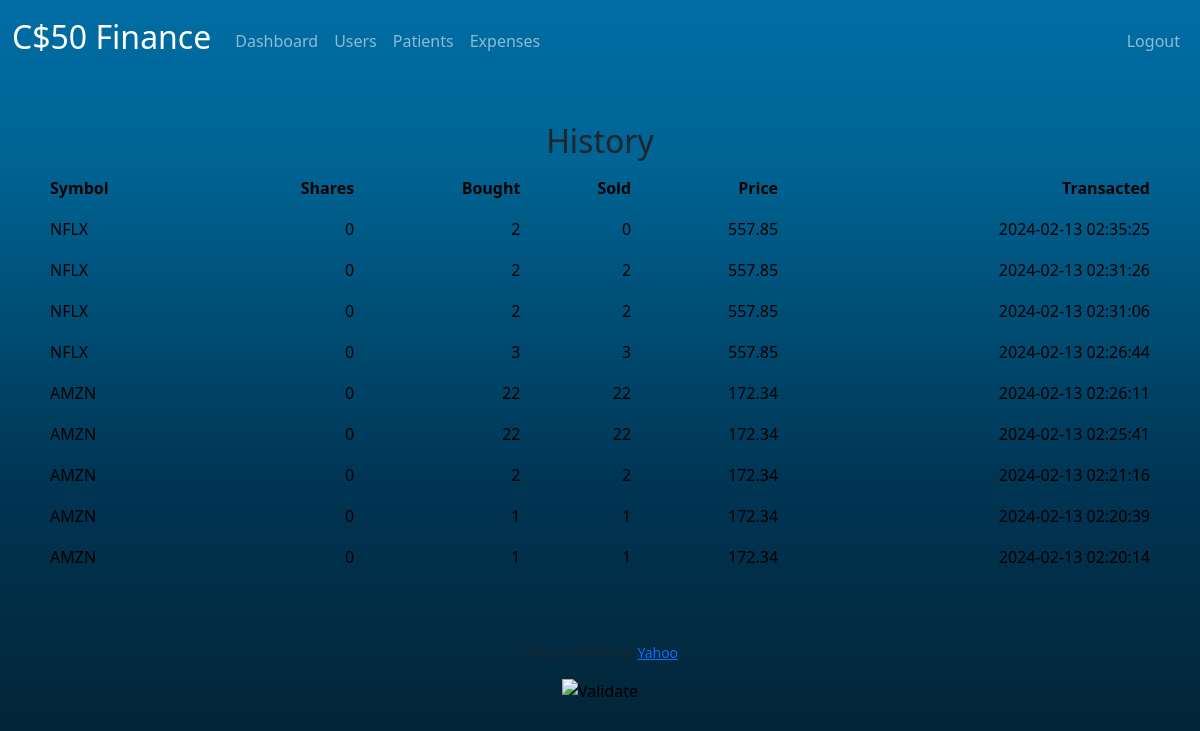
/history (signed in), run on the app's committed database.
### tables this page shows
CREATE TABLE user_stocks (
    id INTEGER PRIMARY KEY AUTOINCREMENT NOT NULL,
    user_id INTEGER NOT NULL,
    symbol TEXT NOT NULL,
    shares INTEGER NOT NULL,
    price NUMERIC NOT NULL,
    transacted TIMESTAMP DEFAULT CURRENT_TIMESTAMP, 
    bought INTEGER NOT NULL DEFAULT 0, 
    sold INTEGER NOT NULL DEFAULT 0,
    FOREIGN KEY (user_id) REFERENCES users(id)
);

### finance/app.py (the view)
@app.route("/history")
@login_required
def history():
    rows = db.execute("SELECT * FROM user_stocks WHERE user_id = :user_id ORDER BY transacted DESC", user_id=session["user_id"])
    return render_template("history.html", rows=rows)

### finance/app.py (called while the page is built)
@app.after_request
def after_request(response):
    response.headers["Cache-Control"] = "no-cache, no-store, must-revalidate"
    response.headers["Expires"] = 0
    response.headers["Pragma"] = "no-cache"
    return response

### finance/helpers.py (called while the page is built)
def login_required(f):
    @wraps(f)
    def decorated_function(*args, **kwargs):
        if session.get("user_id") is None:
            return redirect("/login")
        return f(*args, **kwargs)
    return decorated_function

### finance/templates/history.html (shortened to what this page needs)
{% extends "layout.html" %}
{% block main %}
<h2>History</h2>
<table id = "t1" class="table">
    <thead>
        <tr>
            <th class="text-start">Symbol</th>
            <th class="text-end">Shares</th>
            <th class="text-end">Bought</th>
            <th class="text-end">Sold</th>
            <th class="text-end">Price</th>
            <th class="text-end">Transacted</th>
        </tr>
    </thead>
    <tbody>
            {% for row in rows %}
            <tr>
                <td class="text-start">{{ row.symbol }}</td>
                <td class="text-end">{{ row.shares }}</td>
                <td class="text-end">{{ row.bought }}</td>
                <td class="text-end">{{ row.sold }}</td>
                <td class="text-end">{{ row.price}}</td>
                <td class="text-end">{{ row.transacted }}</td>
            </tr>
            {% endfor %}
    </tbody>
</table>
{% endblock %}

### finance/templates/layout.html (shortened to what this page needs)
<!DOCTYPE html>
<html lang="en">
    <head>
        <link href="https://cdn.jsdelivr.net/npm/bootstrap@5.3.2/dist/css/bootstrap.min.css" rel="stylesheet">
        <link href="/static/styles.css" rel="stylesheet">
    </head>
    <body>
        <nav class="bg-blue navbar navbar-expand-md navbar-dark">
            <div class="container-fluid">
                <a class="navbar-brand" href="/"><span class="blue">C</span><span class="red">$</span><span class="yellow">5</span><span class="green">0</span> <span class="red">Finance</span></a>
                <div class="collapse navbar-collapse" id="navbar">
                    {% if session["user_id"] %}
                        <ul class="navbar-nav me-auto mt-2">
                            <li class="nav-item"><a class="nav-link" href="/Dashboard">Dashboard</a></li>
                            <li class="nav-item"><a class="nav-link" href="/users">Users</a></li>
                            <li class="nav-item"><a class="nav-link" href="/patients">Patients</a></li>
                            <li class="nav-item"><a class="nav-link" href="/expenses">Expenses</a></li>
                        </ul>
                        <ul class="navbar-nav ms-auto mt-2">
                            <li class="nav-item"><a class="nav-link" href="/logout">Logout</a></li>
                        </ul>
                    {% else %}
                    <ul class="navbar-nav ms-auto mt-2">
                        <li class="nav-item"><a class="nav-link" href="/register">Register</a></li>
                        <li class="nav-item"><a class="nav-link" href="/login">Login</a></li>
                    </ul>
                    {% endif %}
                </div>
            </div>
        </nav>
        <main class="container py-5 text-center">
            {% block main %}{% endblock %}
        </main>
        <footer class="mb-5">
            <p class="mb-3 small text-center text-muted">
                Data provided by <a href="https://finance.yahoo.com/">Yahoo</a>
            </p>
            <form action="https://validator.w3.org/check" class="text-center" enctype="multipart/form-data" method="post" target="_blank">
                <input alt="Validate" src="/static/I_heart_validator.png" type="image">
            </form>
        </footer>
    </body>
</html>

### finance/static/styles.css (style rules this page uses)
nav .navbar-brand { font-size: xx-large; }
html { height: 100%; }
body { height: 100%; margin: 0; background-repeat: no-repeat; background-attachment: fixed; background-image: linear-gradient(#006DA4, #006494, #004D74, #003554, #022B42, #032030) }
.table { --bs-table-color-type: initial; --bs-table-bg-type: initial; --bs-table-color-state: initial; --bs-table-bg-state: initial; --bs-table-color: #000; --bs-table-bg: #fff0; --bs-table-border-color: #00458900; --bs-table-accent-bg: transparent; --bs-table-striped-color: #000; --bs-table-striped-bg: rgba(var(--bs-emphasis-color-rgb), 0.05); --bs-table-active-color: #0000; --bs-table-active-bg: rgba(var(--bs-emphasis-color-rgb), 0.1); --bs-table-hover-color: #000; --bs-table-hover-bg: rgba(var(--bs-emphasis-color-rgb), 0.075); width: 100%; margin-bottom: 1rem; vertical-align: top; border-color: var(--bs-table-border-color); }

### data on the page
user_stocks: symbol "NFLX", shares "0", bought "2", sold "0", price "557.85", transacted "2024-02-13 02:35:25"
user_stocks: symbol "NFLX", shares "0", bought "2", sold "2", price "557.85", transacted "2024-02-13 02:31:26"
user_stocks: symbol "NFLX", shares "0", bought "2", sold "2", price "557.85", transacted "2024-02-13 02:31:06"
user_stocks: symbol "NFLX", shares "0", bought "3", sold "3", price "557.85", transacted "2024-02-13 02:26:44"
user_stocks: symbol "AMZN", shares "0", bought "22", sold "22", price "172.34", transacted "2024-02-13 02:26:11"
user_stocks: symbol "AMZN", shares "0", bought "22", sold "22", price "172.34", transacted "2024-02-13 02:25:41"
user_stocks: symbol "AMZN", shares "0", bought "2", sold "2", price "172.34", transacted "2024-02-13 02:21:16"
user_stocks: symbol "AMZN", shares "0", bought "1", sold "1", price "172.34", transacted "2024-02-13 02:20:39"
user_stocks: symbol "AMZN", shares "0", bought "1", sold "1", price "172.34", transacted "2024-02-13 02:20:14"
